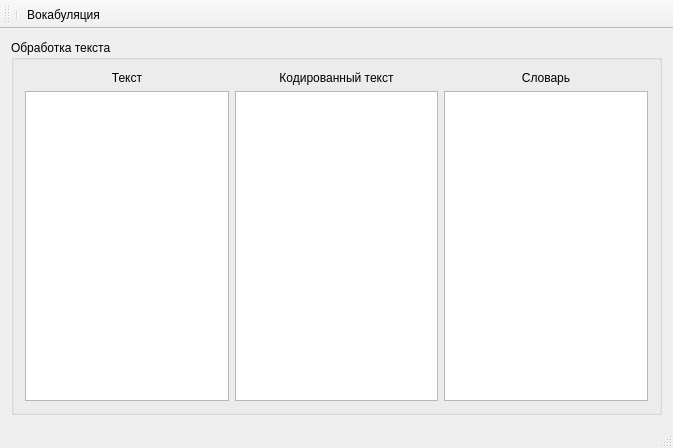
<?xml version="1.0" encoding="UTF-8"?>
<ui version="4.0">
 <class>MainWindow</class>
 <widget class="QMainWindow" name="MainWindow">
  <property name="geometry">
   <rect>
    <x>0</x>
    <y>0</y>
    <width>673</width>
    <height>448</height>
   </rect>
  </property>
  <property name="windowTitle">
   <string>MainWindow</string>
  </property>
  <widget class="QWidget" name="centralWidget">
   <layout class="QVBoxLayout" name="verticalLayout_2">
    <item>
     <widget class="QGroupBox" name="groupBox">
      <property name="title">
       <string>Обработка текста</string>
      </property>
      <layout class="QHBoxLayout" name="horizontalLayout">
       <item>
        <layout class="QVBoxLayout" name="verticalLayout">
         <item>
          <widget class="QLabel" name="label">
           <property name="layoutDirection">
            <enum>Qt::LeftToRight</enum>
           </property>
           <property name="text">
            <string>Текст</string>
           </property>
           <property name="alignment">
            <set>Qt::AlignCenter</set>
           </property>
          </widget>
         </item>
         <item>
          <widget class="QTextEdit" name="teInput"/>
         </item>
        </layout>
       </item>
       <item>
        <layout class="QVBoxLayout" name="verticalLayout_3">
         <item>
          <widget class="QLabel" name="label_2">
           <property name="text">
            <string>Кодированный текст</string>
           </property>
           <property name="alignment">
            <set>Qt::AlignCenter</set>
           </property>
          </widget>
         </item>
         <item>
          <widget class="QTableView" name="tvSenten"/>
         </item>
        </layout>
       </item>
       <item>
        <layout class="QVBoxLayout" name="verticalLayout_4">
         <item>
          <widget class="QLabel" name="label_3">
           <property name="text">
            <string>Словарь</string>
           </property>
           <property name="alignment">
            <set>Qt::AlignCenter</set>
           </property>
          </widget>
         </item>
         <item>
          <widget class="QTableView" name="tvVocab"/>
         </item>
        </layout>
       </item>
      </layout>
     </widget>
    </item>
   </layout>
  </widget>
  <widget class="QMenuBar" name="menuBar">
   <property name="geometry">
    <rect>
     <x>0</x>
     <y>0</y>
     <width>673</width>
     <height>20</height>
    </rect>
   </property>
  </widget>
  <widget class="QToolBar" name="mainToolBar">
   <attribute name="toolBarArea">
    <enum>TopToolBarArea</enum>
   </attribute>
   <attribute name="toolBarBreak">
    <bool>false</bool>
   </attribute>
   <addaction name="separator"/>
   <addaction name="actVocab"/>
  </widget>
  <widget class="QStatusBar" name="statusBar"/>
  <action name="actVocab">
   <property name="icon">
    <iconset resource="images.qrc">
     <normaloff>:/Images/vocab.png</normaloff>:/Images/vocab.png</iconset>
   </property>
   <property name="text">
    <string>Вокабуляция</string>
   </property>
   <property name="toolTip">
    <string>Заполение словаря и обработка текста</string>
   </property>
  </action>
 </widget>
 <layoutdefault spacing="6" margin="11"/>
 <resources>
  <include location="images.qrc"/>
 </resources>
 <connections/>
</ui>
